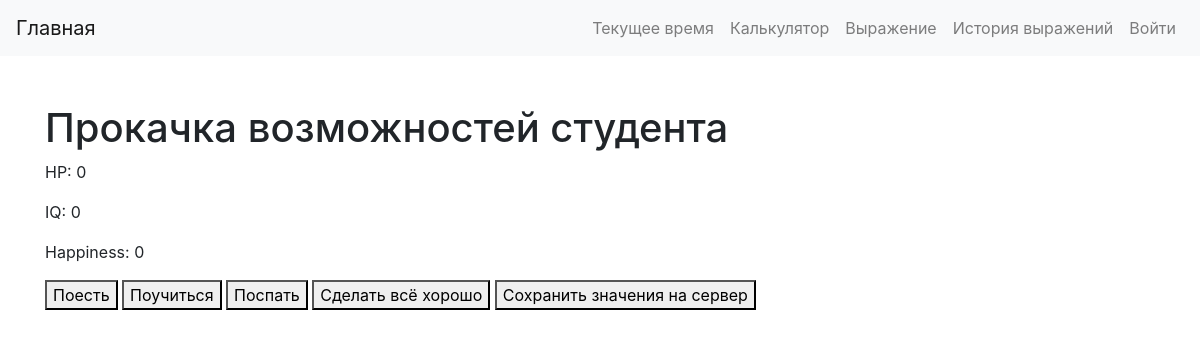
The page /clicker/ on the database its author committed.
### main/models.py (models this page shows)
class Character(models.Model):
    hp = models.IntegerField(default=0)
    iq = models.IntegerField(default=0)
    happiness = models.IntegerField(default=0)

### main/views.py (the view)
# urls.py: path('clicker/', views.clicker_view, name='clicker'),
def clicker_view(request):
    character, created = Character.objects.get_or_create(id=1)
    if request.method == 'POST':
        form = CharacterForm(request.POST, instance=character)
        if form.is_valid():
            form.save()
            return JsonResponse({'hp': character.hp, 'iq': character.iq, 'happiness': character.happiness})
    else:
        form = CharacterForm(instance=character)
    return render(request, 'clicker.html', {'form': form, 'character': character})

### main/templates/clicker.html (shortened to what this page needs)
{% extends 'base.html' %}
{% block content %}
<h1 class="mt-5">Прокачка возможностей студента</h1>
<div>
    <p>HP: <span id="hp">{{ character.hp }}</span></p>
    <p>IQ: <span id="iq">{{ character.iq }}</span></p>
    <p>Happiness: <span id="happiness">{{ character.happiness }}</span></p>
</div>
<div>
    <button onclick="eat()">Поесть</button>
    <button onclick="study()">Поучиться</button>
    <button onclick="sleep()">Поспать</button>
    <button onclick="doAll()">Сделать всё хорошо</button>
    <button onclick="save()">Сохранить значения на сервер</button>
</div>
{% endblock %}

### main/templates/base.html (style rules this page uses)
body { padding-top: 56px; }

### rows shown on the page
Character: hp "0", iq "0", happiness "0"
